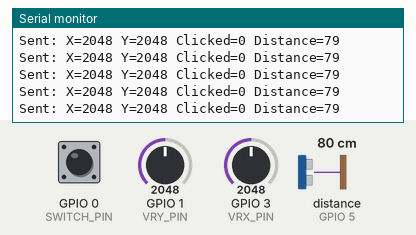
This sketch was run on a simulated ESP32. On the bench: the last lines printed to the serial monitor. Wiring (inferred from the names in the program): ultrasonic range finder: trigger GPIO 4; echo GPIO 5. The inputs (shaded band) are chosen by the test bench; at power-on: distance to the obstacle (sensor on GPIO 5) 80 cm, GPIO 1 (VRY_PIN) = 2048, GPIO 3 (VRX_PIN) = 2048, GPIO 0 (SWITCH_PIN) HIGH. The echo pulse lasts 58.3 µs per cm; WiFi joins after 1.5 s; servers stay silent unless stated.

Above: at 3.3 s.
3.4 s: distance to the obstacle (sensor on GPIO 5) set to 2 cm
At 3.41 s:
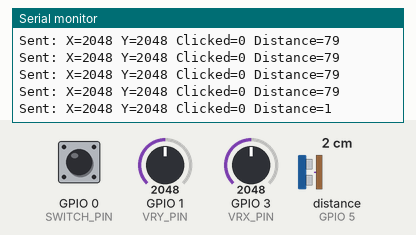
4.9 s: GPIO 1 (VRY_PIN) set to 2866
At 4.92 s:
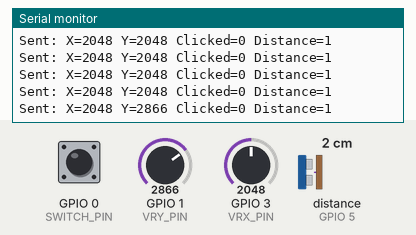
6.4 s: GPIO 3 (VRX_PIN) set to 2866
At 6.42 s:
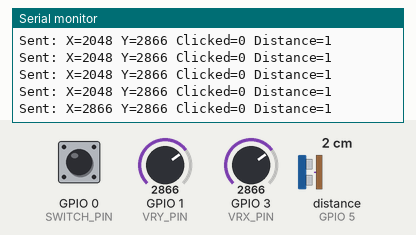
7.9 s: GPIO 0 (SWITCH_PIN) pulled LOW for 0.15 s
At 7.92 s:
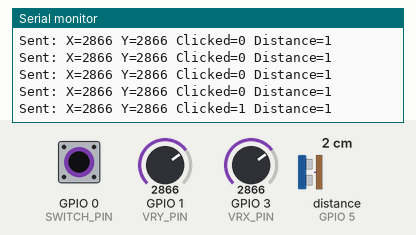
9.5 s: distance to the obstacle (sensor on GPIO 5) set to 4 cm
At 9.53 s:
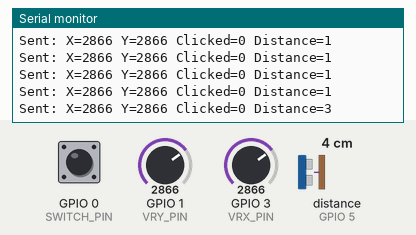
11.0 s: GPIO 0 (SWITCH_PIN) pulled LOW for 1 s
At 11.03 s:
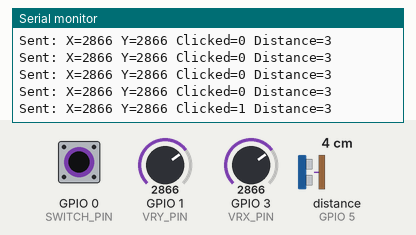
Timing chart, 0 to 14.0 s (numbered marks = the images above; inputs shaded):
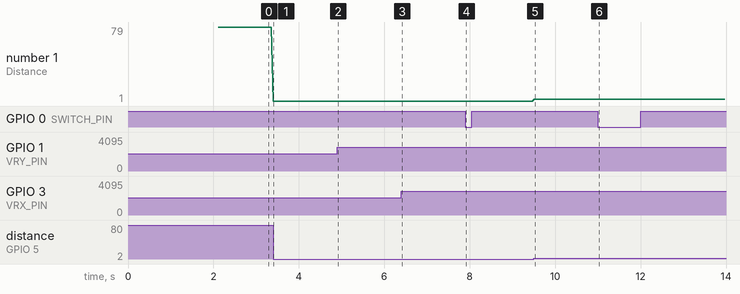

Measured:
- after the input at 3.4 s, the serial monitor: prints a new line at once (image 1)
- after the input at 4.9 s, the serial monitor: prints a new line at once (image 2)
- after the input at 6.4 s, the serial monitor: prints a new line at once (image 3)
- after the input at 7.9 s, the serial monitor: prints a new line at once (image 4)
- after the input at 9.5 s, the serial monitor: prints a new line at once (image 5)
- after the input at 11.0 s, the serial monitor: prints a new line at once (image 6)
- plotted number 1: 79 → 1 after the input at 3.4 s, 1 → 3 after the input at 9.5 s

The sketch:

head.ino
```cpp
#include <WiFi.h>
#include <WiFiUdp.h>

// ---- Wi-Fi Network Config ----
const char* ssid = "stewyAP";
const char* password = "stewy123";
const IPAddress receiverIP(192, 168, 4, 1);  // AP’s IP (the UDP receiver)
const int receiverPort = 4210;

WiFiUDP udp;

// ---- Joystick Pins ----
#define VRX_PIN     3   // Joystick X
#define VRY_PIN     1   // Joystick Y
#define SWITCH_PIN  0   // Joystick Button

// ---- Ultrasonic Sensor Pins ----
#define TRIG_PIN    4   // HC-SR04 Trig
#define ECHO_PIN    5   // HC-SR04 Echo


// ---- Packet Structure ----
struct JoystickPacket {
  int16_t joyX;
  int16_t joyY;
  uint8_t clicked;
  uint8_t padding;
  uint16_t distance;
};

void setup() {
  Serial.begin(115200);
  delay(500);

  pinMode(SWITCH_PIN, INPUT_PULLUP);
  pinMode(TRIG_PIN, OUTPUT);
  pinMode(ECHO_PIN, INPUT);

  // Connect to Access Point
  WiFi.setSleep(false);
  WiFi.begin(ssid, password);

  Serial.println("Connecting to WiFi...");

  unsigned long start = millis();
  while (WiFi.status() != WL_CONNECTED) {
    if (millis() - start > 10000) {
      Serial.println("\nConnection timeout!");
      return;
    }
    delay(200);
    Serial.print(".");
  }

  Serial.println("\nConnected!");
  Serial.print("IP: ");
  Serial.println(WiFi.localIP());

  udp.begin(4211);
}

uint16_t getDistance() {
  digitalWrite(TRIG_PIN, LOW);
  delayMicroseconds(2);
  digitalWrite(TRIG_PIN, HIGH);
  delayMicroseconds(10);
  digitalWrite(TRIG_PIN, LOW);
  long duration = pulseIn(ECHO_PIN, HIGH, 20000); // 20 ms timeout
  uint16_t distance = duration * 0.034 / 2; // cm
  return constrain(distance, 0, 400);
}

void loop() {

  static unsigned long lastAttempt = 0;

  if (WiFi.status() == WL_DISCONNECTED && millis() - lastAttempt > 3000) {
    Serial.println("Reconnecting...");
    WiFi.begin(ssid, password);
    lastAttempt = millis();
  }

  if (WiFi.status() != WL_CONNECTED) {
    delay(50);
    return;
  }

  JoystickPacket pkt;

  pkt.joyX = analogRead(VRX_PIN);
  pkt.joyY = analogRead(VRY_PIN);
  pkt.clicked = !digitalRead(SWITCH_PIN);
  pkt.distance = getDistance();

  // Send binary UDP packet
  udp.beginPacket(receiverIP, receiverPort);
  udp.write((uint8_t*)&pkt, sizeof(pkt));
  udp.endPacket();

  // Debug print
  Serial.print("Sent: X=");
  Serial.print(pkt.joyX);
  Serial.print(" Y=");
  Serial.print(pkt.joyY);
  Serial.print(" Clicked=");
  Serial.print(pkt.clicked);
  Serial.print(" Distance=");
  Serial.println(pkt.distance);

  delay(50); // 20 Hz update rate
}
```
